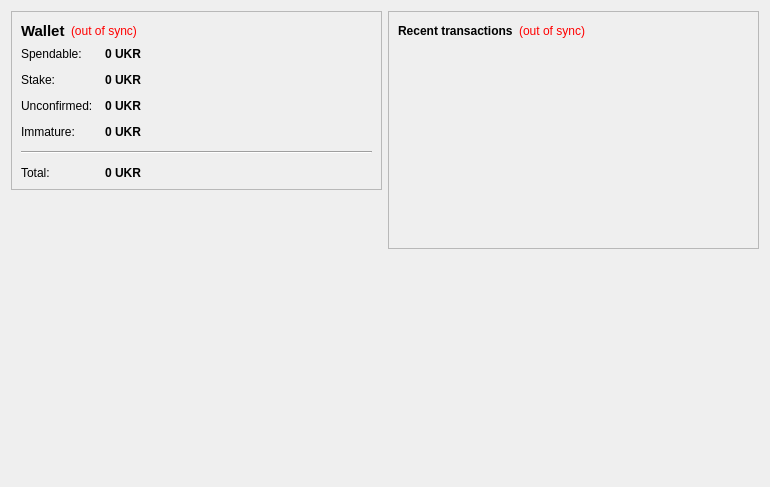
<?xml version="1.0" encoding="UTF-8"?>
<ui version="4.0">
 <class>OverviewPage</class>
 <widget class="QWidget" name="OverviewPage">
  <property name="geometry">
   <rect>
    <x>0</x>
    <y>0</y>
    <width>770</width>
    <height>487</height>
   </rect>
  </property>
  <property name="windowTitle">
   <string>Form</string>
  </property>
  <layout class="QHBoxLayout" name="horizontalLayout" stretch="1,1">
   <item>
    <layout class="QVBoxLayout" name="verticalLayout_2">
     <item>
      <widget class="QFrame" name="frame">
       <property name="frameShape">
        <enum>QFrame::StyledPanel</enum>
       </property>
       <property name="frameShadow">
        <enum>QFrame::Raised</enum>
       </property>
       <layout class="QVBoxLayout" name="verticalLayout_4">
        <item>
         <layout class="QHBoxLayout" name="horizontalLayout_4">
          <item>
           <widget class="QLabel" name="label_5">
            <property name="font">
             <font>
              <pointsize>11</pointsize>
              <weight>75</weight>
              <bold>true</bold>
             </font>
            </property>
            <property name="text">
             <string>Wallet</string>
            </property>
           </widget>
          </item>
          <item>
           <widget class="QLabel" name="labelWalletStatus">
            <property name="toolTip">
             <string>The displayed information may be out of date. Your wallet automatically synchronizes with the Ukra network after a connection is established, but this process has not completed yet.</string>
            </property>
            <property name="styleSheet">
             <string notr="true">QLabel { color: red; }</string>
            </property>
            <property name="text">
             <string notr="true">(out of sync)</string>
            </property>
            <property name="alignment">
             <set>Qt::AlignLeading|Qt::AlignLeft|Qt::AlignVCenter</set>
            </property>
           </widget>
          </item>
          <item>
           <spacer name="horizontalSpacer_2">
            <property name="orientation">
             <enum>Qt::Horizontal</enum>
            </property>
            <property name="sizeHint" stdset="0">
             <size>
              <width>40</width>
              <height>20</height>
             </size>
            </property>
           </spacer>
          </item>
         </layout>
        </item>
        <item>
         <layout class="QFormLayout" name="formLayout_2">
          <property name="fieldGrowthPolicy">
           <enum>QFormLayout::AllNonFixedFieldsGrow</enum>
          </property>
          <property name="horizontalSpacing">
           <number>12</number>
          </property>
          <property name="verticalSpacing">
           <number>12</number>
          </property>
          <item row="0" column="0">
           <widget class="QLabel" name="label">
            <property name="text">
             <string>Spendable:</string>
            </property>
           </widget>
          </item>
          <item row="0" column="1">
           <widget class="QLabel" name="labelBalance">
            <property name="font">
             <font>
              <weight>75</weight>
              <bold>true</bold>
             </font>
            </property>
            <property name="cursor">
             <cursorShape>IBeamCursor</cursorShape>
            </property>
            <property name="toolTip">
             <string>Your current spendable balance</string>
            </property>
            <property name="text">
             <string notr="true">0 UKR</string>
            </property>
            <property name="textInteractionFlags">
             <set>Qt::LinksAccessibleByMouse|Qt::TextSelectableByKeyboard|Qt::TextSelectableByMouse</set>
            </property>
           </widget>
          </item>
          <item row="1" column="0">
           <widget class="QLabel" name="label_6">
            <property name="text">
             <string>Stake:</string>
            </property>
           </widget>
          </item>
          <item row="1" column="1">
           <widget class="QLabel" name="labelStake">
            <property name="font">
             <font>
              <weight>75</weight>
              <bold>true</bold>
             </font>
            </property>
            <property name="cursor">
             <cursorShape>IBeamCursor</cursorShape>
            </property>
            <property name="toolTip">
             <string>Total of coins that was staked, and do not yet count toward the current balance</string>
            </property>
            <property name="text">
             <string notr="true">0 UKR</string>
            </property>
            <property name="textInteractionFlags">
             <set>Qt::LinksAccessibleByMouse|Qt::TextSelectableByKeyboard|Qt::TextSelectableByMouse</set>
            </property>
           </widget>
          </item>
          <item row="2" column="0">
           <widget class="QLabel" name="label_3">
            <property name="text">
             <string>Unconfirmed:</string>
            </property>
           </widget>
          </item>
          <item row="2" column="1">
           <widget class="QLabel" name="labelUnconfirmed">
            <property name="font">
             <font>
              <weight>75</weight>
              <bold>true</bold>
             </font>
            </property>
            <property name="cursor">
             <cursorShape>IBeamCursor</cursorShape>
            </property>
            <property name="toolTip">
             <string>Total of transactions that have yet to be confirmed, and do not yet count toward the current balance</string>
            </property>
            <property name="text">
             <string notr="true">0 UKR</string>
            </property>
            <property name="textInteractionFlags">
             <set>Qt::LinksAccessibleByMouse|Qt::TextSelectableByKeyboard|Qt::TextSelectableByMouse</set>
            </property>
           </widget>
          </item>
          <item row="3" column="0">
           <widget class="QLabel" name="labelImmatureText">
            <property name="text">
             <string>Immature:</string>
            </property>
           </widget>
          </item>
          <item row="3" column="1">
           <widget class="QLabel" name="labelImmature">
            <property name="font">
             <font>
              <weight>75</weight>
              <bold>true</bold>
             </font>
            </property>
            <property name="toolTip">
             <string>Mined balance that has not yet matured</string>
            </property>
            <property name="text">
             <string notr="true">0 UKR</string>
            </property>
            <property name="textInteractionFlags">
             <set>Qt::LinksAccessibleByMouse|Qt::TextSelectableByKeyboard|Qt::TextSelectableByMouse</set>
            </property>
           </widget>
          </item>
          <item row="4" column="0" colspan="2">
           <widget class="Line" name="line">
            <property name="orientation">
             <enum>Qt::Horizontal</enum>
            </property>
           </widget>
          </item>
          <item row="5" column="0">
           <widget class="QLabel" name="labelTotalText">
            <property name="text">
             <string>Total:</string>
            </property>
           </widget>
          </item>
          <item row="5" column="1">
           <widget class="QLabel" name="labelTotal">
            <property name="font">
             <font>
              <weight>75</weight>
              <bold>true</bold>
             </font>
            </property>
            <property name="cursor">
             <cursorShape>IBeamCursor</cursorShape>
            </property>
            <property name="toolTip">
             <string>Your current total balance</string>
            </property>
            <property name="text">
             <string notr="true">0 UKR</string>
            </property>
            <property name="textInteractionFlags">
             <set>Qt::LinksAccessibleByMouse|Qt::TextSelectableByKeyboard|Qt::TextSelectableByMouse</set>
            </property>
           </widget>
          </item>
         </layout>
        </item>
       </layout>
      </widget>
     </item>
     <item>
      <spacer name="verticalSpacer">
       <property name="orientation">
        <enum>Qt::Vertical</enum>
       </property>
       <property name="sizeHint" stdset="0">
        <size>
         <width>20</width>
         <height>40</height>
        </size>
       </property>
      </spacer>
     </item>
     <item>
      <widget class="QLabel" name="label_2">
       <property name="autoFillBackground">
        <bool>true</bool>
       </property>
       <property name="text">
        <string/>
       </property>
       <property name="pixmap">
        <pixmap resource="../bitcoin.qrc">:/icons/coinbg</pixmap>
       </property>
       <property name="scaledContents">
        <bool>false</bool>
       </property>
       <property name="margin">
        <number>0</number>
       </property>
      </widget>
     </item>
    </layout>
   </item>
   <item>
    <layout class="QVBoxLayout" name="verticalLayout_3">
     <item>
      <widget class="QFrame" name="frame_2">
       <property name="frameShape">
        <enum>QFrame::StyledPanel</enum>
       </property>
       <property name="frameShadow">
        <enum>QFrame::Raised</enum>
       </property>
       <layout class="QVBoxLayout" name="verticalLayout">
        <item>
         <layout class="QHBoxLayout" name="horizontalLayout_2">
          <item>
           <widget class="QLabel" name="label_4">
            <property name="text">
             <string>&lt;b&gt;Recent transactions&lt;/b&gt;</string>
            </property>
           </widget>
          </item>
          <item>
           <widget class="QLabel" name="labelTransactionsStatus">
            <property name="toolTip">
             <string>The displayed information may be out of date. Your wallet automatically synchronizes with the Ukra network after a connection is established, but this process has not completed yet.</string>
            </property>
            <property name="styleSheet">
             <string notr="true">QLabel { color: red; }</string>
            </property>
            <property name="text">
             <string notr="true">(out of sync)</string>
            </property>
            <property name="alignment">
             <set>Qt::AlignRight|Qt::AlignTrailing|Qt::AlignVCenter</set>
            </property>
           </widget>
          </item>
          <item>
           <spacer name="horizontalSpacer">
            <property name="orientation">
             <enum>Qt::Horizontal</enum>
            </property>
            <property name="sizeHint" stdset="0">
             <size>
              <width>40</width>
              <height>20</height>
             </size>
            </property>
           </spacer>
          </item>
         </layout>
        </item>
        <item>
         <widget class="QListView" name="listTransactions">
          <property name="styleSheet">
           <string notr="true">QListView { background: transparent; }</string>
          </property>
          <property name="frameShape">
           <enum>QFrame::NoFrame</enum>
          </property>
          <property name="verticalScrollBarPolicy">
           <enum>Qt::ScrollBarAlwaysOff</enum>
          </property>
          <property name="horizontalScrollBarPolicy">
           <enum>Qt::ScrollBarAlwaysOff</enum>
          </property>
          <property name="selectionMode">
           <enum>QAbstractItemView::NoSelection</enum>
          </property>
         </widget>
        </item>
       </layout>
      </widget>
     </item>
     <item>
      <spacer name="verticalSpacer_2">
       <property name="orientation">
        <enum>Qt::Vertical</enum>
       </property>
       <property name="sizeHint" stdset="0">
        <size>
         <width>20</width>
         <height>40</height>
        </size>
       </property>
      </spacer>
     </item>
    </layout>
   </item>
  </layout>
 </widget>
 <resources/>
 <connections/>
</ui>
